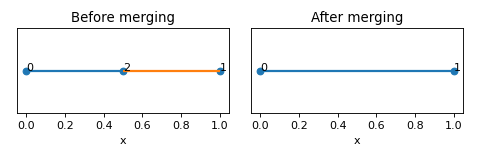

Python code for this plot:
from utils import plotting
from data import Lattice
import matplotlib.pyplot as plt
nodes = [[0,0,0],[1,0,0],[0.5,0,0]]
edges = [[0,2],[1,2]]
lat = Lattice(nodal_positions=nodes, edge_adjacency=edges)
fig, axes = plt.subplots(ncols=2, figsize=(6,2))
plotting.plot_unit_cell_2d(lat, ax=axes[0])
lat.merge_colinear_edges()
plotting.plot_unit_cell_2d(lat, ax=axes[1])
for ax in axes: ax.set_yticks([]); ax.set_ylabel('')
axes[0].set_title('Before merging')
axes[1].set_title('After merging')
fig.tight_layout()
axes
